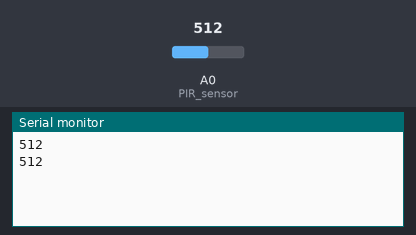
The sketch below on a simulated Arduino Uno, built with avr-gcc and run on an emulated ATmega328P. Shown: the last lines printed to the serial monitor. The test bench sets the inputs (shaded band); at power-on: A0 (PIR_sensor) = 512.

Above: at 2.8 s.
2.9 s: A0 (PIR_sensor) set to 716
At 3.8 s:
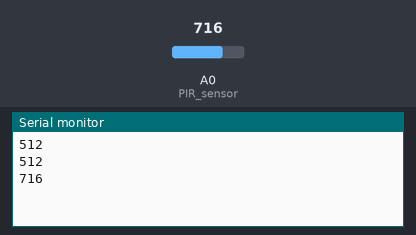
4.4 s: A0 (PIR_sensor) set to 900
At 5.3 s:
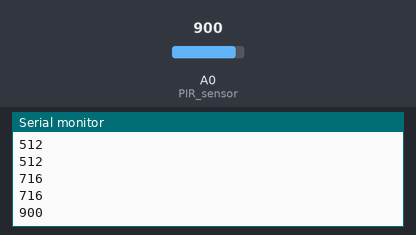
Timing chart, 0 to 7.4 s (numbered marks = the images above; inputs shaded):
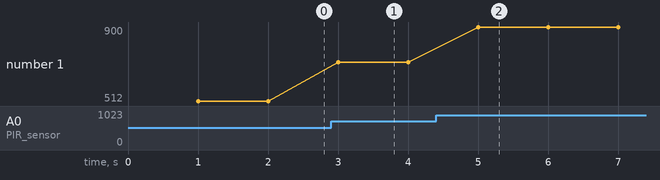

The sketch:

people.ino
```cpp
int PIR_sensor = A0;    //指定PIR模拟端口 A5
int val = 0;            //存储获取到的PIR数值

void setup()
{
  pinMode(PIR_sensor, INPUT);   //设置PIR模拟端口为输入模式
  Serial.begin(9600);          //设置串口波特率为9600
}

void loop()
{
  delay(1000);

  val = analogRead(PIR_sensor);    //读取A0口的电压值并赋值到val
  if(val<1023)
  Serial.println(val);            //串口发送val值

}
```

Measured:
- after the input at 2.9 s, the serial monitor: prints a new line after 0.10 s (image 1)
- after the input at 4.4 s, the serial monitor: prints a new line after 0.60 s (image 2)
- plotted number 1: 512 → 716 after the input at 2.9 s, 716 → 900 after the input at 4.4 s
